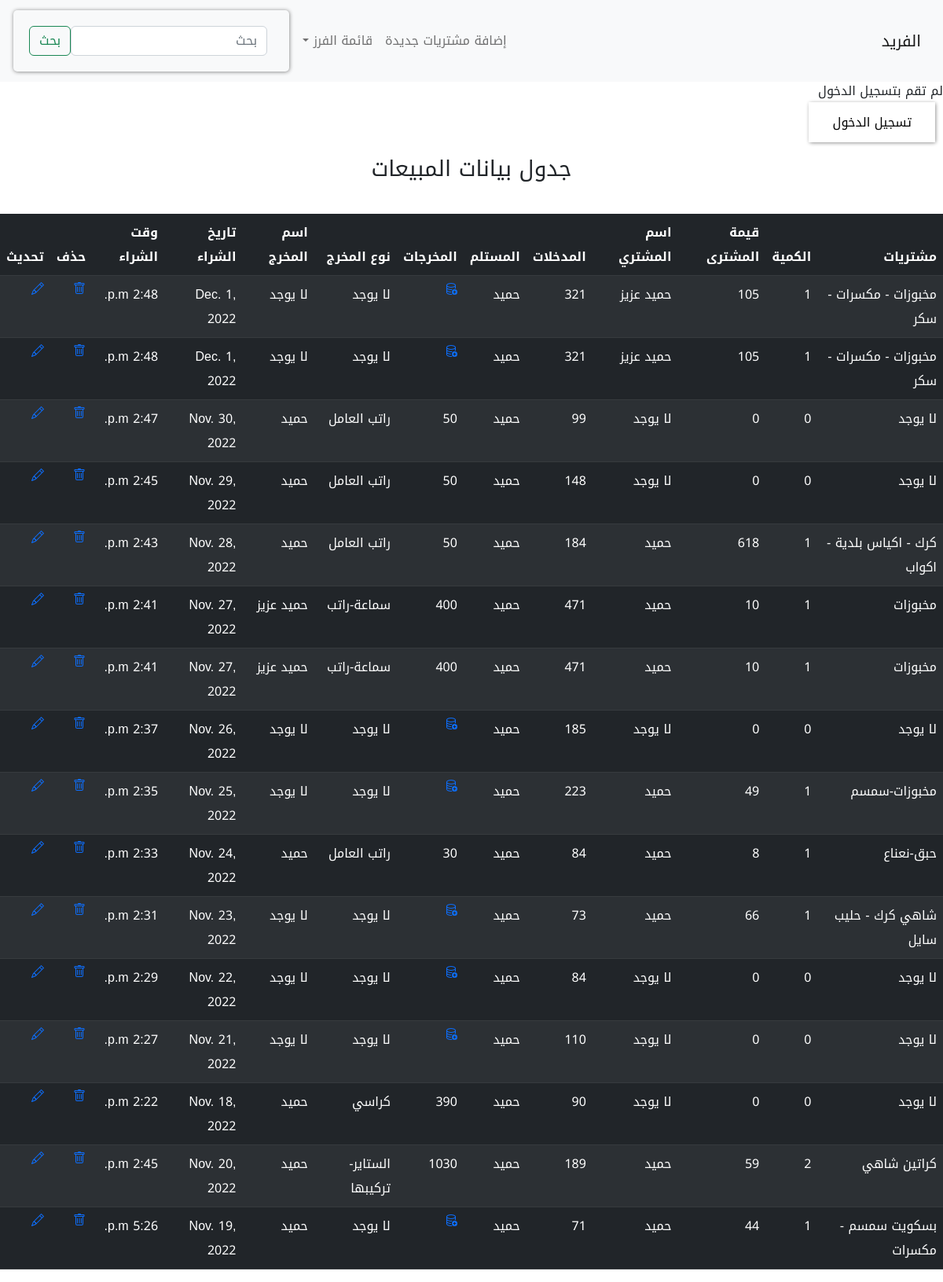
The page / on the database its author committed.
### alfreed/models.py (models this page shows, shortened)
class Sales(models.Model):
    worker = models.ManyToManyField(Workers, blank=True)
    products = models.CharField(
        max_length=150, null=True, blank=True, default='لا يوجد')
    quantity = models.PositiveIntegerField(default=0)
    paid = models.PositiveIntegerField(default=0)
    date_created = models.DateTimeField(null=True, blank=True)
    created = models.DateTimeField(auto_now_add=True)
    income = models.PositiveIntegerField(default=0)
    receipiant = models.ManyToManyField(Workers, related_name='receipiant')
    outcome = models.PositiveIntegerField(default=0)
    type = models.CharField(max_length=50, null=True, blank=True)
    person = models.ManyToManyField(Workers, related_name='person')
    class Meta:
        ordering = ['-created']

class Workers(models.Model):
    name = models.CharField(max_length=50)
    def __str__(self):
        return str(self.name)

### alfreed/views.py (the view)
# urls.py: path('', views.index, name='index'),
def index(request):
    q = request.GET.get('q') if request.GET.get('q') != None else ''
    products = Sales.objects.filter(
        Q(worker__name__icontains=q)|
        Q(products__icontains=q)|
        Q(type__icontains=q)|
        Q(receipiant__name__icontains=q)|
        Q(person__name__icontains=q)|
        Q(quantity__icontains=q)|
        Q(paid__icontains=q)|
        Q(date_created__icontains=q)|
        Q(income__icontains=q)|
        Q(outcome__icontains=q)|
        Q(created__icontains=q)
        )
    worker_sum = Sales.objects.filter()
    p = Sales.objects.filter(products=q)
    workers = Workers.objects.all()
    return render(request, 'alfreed/index.html', {
        'products': products,
        'workers':workers,
        'prod':p
    })

### alfreed/templates/alfreed/index.html (shortened to what this page needs)
{% extends 'main.html' %}
{% block content %}
{% if request.user.is_authenticated %}
    <p> اهلا {{request.user.username}}</p>
    <p><a class="log" href="{% url 'logout' %}">تسجيل الخروج</a></p>
    {% else %}
    <p>لم تقم بتسجيل الدخول</p>
    <p><a class="log" href="{% url 'login' %}">تسجيل الدخول</a></p>
    {% endif %}
    <table class="table table-dark table-striped">
        <h3>
            جدول بيانات المبيعات
        </h3>
    <thead>
        <tr>
           <th>مشتريات</th>
           <th>الكمية</th>
           <th>قيمة المشترى</th>
           <th>اسم المشتري</th>
           <th>المدخلات</th>
           <th>المستلم</th>
           <th>المخرجات</th>
           <th>نوع المخرج</th>
           <th>اسم المخرج</th>
            <th>تاريخ الشراء</th>
            <th>وقت الشراء</th>
            <th>حذف</th>
            <th>تحديث</th>
        </tr>
    </thead>
    <tbody>
        {% for product in products  %}
        <tr>
            <td>
                {{product.products}}
            </td>
            <td>
                {{product.quantity}}
            </td>
            <td>
                {{product.paid}}
            </td>
            <td>
             {% for buyer in product.worker.all %}
                {{buyer}}
             {% endfor %}
            </td>
            <td>
                {% if not product.income %}
    <p><a href="{% url 'update_income' product.pk %} "> <svg xmlns="http://www.w3.org/2000/svg" width="16" height="16" fill="currentColor" class="bi bi-database-add" viewBox="0 0 16 16">
        <path d="M12.5 16a3.5 3.5 0 1 0 0-7 3.5 3.5 0 0 0 0 7Zm.5-5v1h1a.5.5 0 0 1 0 1h-1v1a.5.5 0 0 1-1 0v-1h-1a.5.5 0 0 1 0-1h1v-1a.5.5 0 0 1 1 0Z"/>
        <path d="M12.096 6.223A4.92 4.92 0 0 0 13 5.698V7c0 .289-.213.654-.753 1.007a4.493 4.493 0 0 1 1.753.25V4c0-1.007-.875-1.755-1.904-2.223C11.022 1.289 9.573 1 8 1s-3.022.289-4.096.777C2.875 2.245 2 2.993 2 4v9c0 1.007.875 1.755 1.904 2.223C4.978 15.71 6.427 16 8 16c.536 0 1.058-.034 1.555-.097a4.525 4.525 0 0 1-.813-.927C8.5 14.992 8.252 15 8 15c-1.464 0-2.766-.27-3.682-.687C3.356 13.875 3 13.373 3 13v-1.302c.271.202.58.378.904.525C4.978 12.71 6.427 13 8 13h.027a4.552 4.552 0 0 1 0-1H8c-1.464 0-2.766-.27-3.682-.687C3.356 10.875 3 10.373 3 10V8.698c.271.202.58.378.904.525C4.978 9.71 6.427 10 8 10c.262 0 .52-.008.774-.024a4.525 4.525 0 0 1 1.102-1.132C9.298 8.944 8.666 9 8 9c-1.464 0-2.766-.27-3.682-.687C3.356 7.875 3 7.373 3 7V5.698c.271.202.58.378.904.525C4.978 6.711 6.427 7 8 7s3.022-.289 4.096-.777ZM3 4c0-.374.356-.875 1.318-1.313C5.234 2.271 6.536 2 8 2s2.766.27 3.682.687C12.644 3.125 13 3.627 13 4c0 .374-.356.875-1.318 1.313C10.766 5.729 9.464 6 8 6s-2.766-.27-3.682-.687C3.356 4.875 3 4.373 3 4Z"/>
      </svg></a>
      {% else %}
      {{product.income}}
    {% endif %}
            </td>
            <td>
                {% for worker in product.receipiant.all %}
                   {{worker}}
                {% endfor %}
            </td>
            <td>
                {% if not product.outcome %}
    <p><a href="{% url 'update_outcome' product.pk %} ">  </a>
    {% else %}
    {{product.outcome}}
        {% endif %}
            </td>
            <td>
                {% if not product.type %}
    <p><a href="{% url 'update_outcome' product.pk %} "> <svg xmlns="http://www.w3.org/2000/svg" width="16" height="16" fill="currentColor" class="bi bi-database-add" viewBox="0 0 16 16">
        <path d="M12.5 16a3.5 3.5 0 1 0 0-7 3.5 3.5 0 0 0 0 7Zm.5-5v1h1a.5.5 0 0 1 0 1h-1v1a.5.5 0 0 1-1 0v-1h-1a.5.5 0 0 1 0-1h1v-1a.5.5 0 0 1 1 0Z"/>
        <path d="M12.096 6.223A4.92 4.92 0 0 0 13 5.698V7c0 .289-.213.654-.753 1.007a4.493 4.493 0 0 1 1.753.25V4c0-1.007-.875-1.755-1.904-2.223C11.022 1.289 9.573 1 8 1s-3.022.289-4.096.777C2.875 2.245 2 2.993 2 4v9c0 1.007.875 1.755 1.904 2.223C4.978 15.71 6.427 16 8 16c.536 0 1.058-.034 1.555-.097a4.525 4.525 0 0 1-.813-.927C8.5 14.992 8.252 15 8 15c-1.464 0-2.766-.27-3.682-.687C3.356 13.875 3 13.373 3 13v-1.302c.271.202.58.378.904.525C4.978 12.71 6.427 13 8 13h.027a4.552 4.552 0 0 1 0-1H8c-1.464 0-2.766-.27-3.682-.687C3.356 10.875 3 10.373 3 10V8.698c.271.202.58.378.904.525C4.978 9.71 6.427 10 8 10c.262 0 .52-.008.774-.024a4.525 4.525 0 0 1 1.102-1.132C9.298 8.944 8.666 9 8 9c-1.464 0-2.766-.27-3.682-.687C3.356 7.875 3 7.373 3 7V5.698c.271.202.58.378.904.525C4.978 6.711 6.427 7 8 7s3.022-.289 4.096-.777ZM3 4c0-.374.356-.875 1.318-1.313C5.234 2.271 6.536 2 8 2s2.766.27 3.682.687C12.644 3.125 13 3.627 13 4c0 .374-.356.875-1.318 1.313C10.766 5.729 9.464 6 8 6s-2.766-.27-3.682-.687C3.356 4.875 3 4.373 3 4Z"/>
      </svg> </a>
    {% else %}
            {{product.type}}
            {% endif %}
            </td>
            <td>
                {% for outcomer in product.person.all  %}
                {{ outcomer }}
                {% endfor %}
            </td>
            <td>
                {{product.date_created|date}}
            </td>
            <td>
                {{product.date_created|time}}
            </td>
            <td>
                <a href="{% url 'delete' product.id %}"></i></a>
            </td>
            <td>
                <a href="{% url 'update' product.id %}">  </a>
            </td>
            {% endfor %}
        </tr>
    </tbody>
</table>
{% endblock content %}

### static/styles.css (style rules this page uses)
body { font-family: 'Noto Kufi Arabic', sans-serif; }
h3 { text-align: center; margin-bottom: 40px; margin-top: 30px; }

### alfreed/templates/alfreed/index.html (style rules this page uses)
.log { text-decoration: none; padding: 10px 30px; margin: 10px; box-shadow: .5px .5px 5px gray; color: #000; }

### rows shown on the page
Sales: products "مخبوزات - مكسرات - سكر", quantity "1", paid "105", income "321", outcome 0 (drawn), type "لا يوجد", date_created "Dec. 1, 2022", date_created "2:48 p.m."
Workers: name "حميد"
Workers: name "عزيز"
Workers: name "لا يوجد"
Sales: products "لا يوجد", quantity "0", paid "0", income "99", outcome "50", type "راتب العامل", date_created "Nov. 30, 2022", date_created "2:47 p.m."
Sales: products "لا يوجد", quantity "0", paid "0", income "148", outcome "50", type "راتب العامل", date_created "Nov. 29, 2022", date_created "2:45 p.m."
Sales: products "كرك - اكياس بلدية - اكواب", quantity "1", paid "618", income "184", outcome "50", type "راتب العامل", date_created "Nov. 28, 2022", date_created "2:43 p.m."
Sales: products "مخبوزات", quantity "1", paid "10", income "471", outcome "400", type "سماعة-راتب", date_created "Nov. 27, 2022", date_created "2:41 p.m."
Sales: products "لا يوجد", quantity "0", paid "0", income "185", outcome 0 (drawn), type "لا يوجد", date_created "Nov. 26, 2022", date_created "2:37 p.m."
Sales: products "مخبوزات-سمسم", quantity "1", paid "49", income "223", outcome 0 (drawn), type "لا يوجد", date_created "Nov. 25, 2022", date_created "2:35 p.m."
Sales: products "حبق-نعناع", quantity "1", paid "8", income "84", outcome "30", type "راتب العامل", date_created "Nov. 24, 2022", date_created "2:33 p.m."
Sales: products "شاهي كرك - حليب سايل", quantity "1", paid "66", income "73", outcome 0 (drawn), type "لا يوجد", date_created "Nov. 23, 2022", date_created "2:31 p.m."
Sales: products "لا يوجد", quantity "0", paid "0", income "84", outcome 0 (drawn), type "لا يوجد", date_created "Nov. 22, 2022", date_created "2:29 p.m."
Sales: products "لا يوجد", quantity "0", paid "0", income "110", outcome 0 (drawn), type "لا يوجد", date_created "Nov. 21, 2022", date_created "2:27 p.m."
Sales: products "لا يوجد", quantity "0", paid "0", income "90", outcome "390", type "كراسي", date_created "Nov. 18, 2022", date_created "2:22 p.m."
Sales: products "كراتين شاهي", quantity "2", paid "59", income "189", outcome "1030", type "الستاير- تركيبها", date_created "Nov. 20, 2022", date_created "2:45 p.m."
Sales: products "بسكويت سمسم - مكسرات", quantity "1", paid "44", income "71", outcome 0 (drawn), type "لا يوجد", date_created "Nov. 19, 2022", date_created "5:26 p.m."
